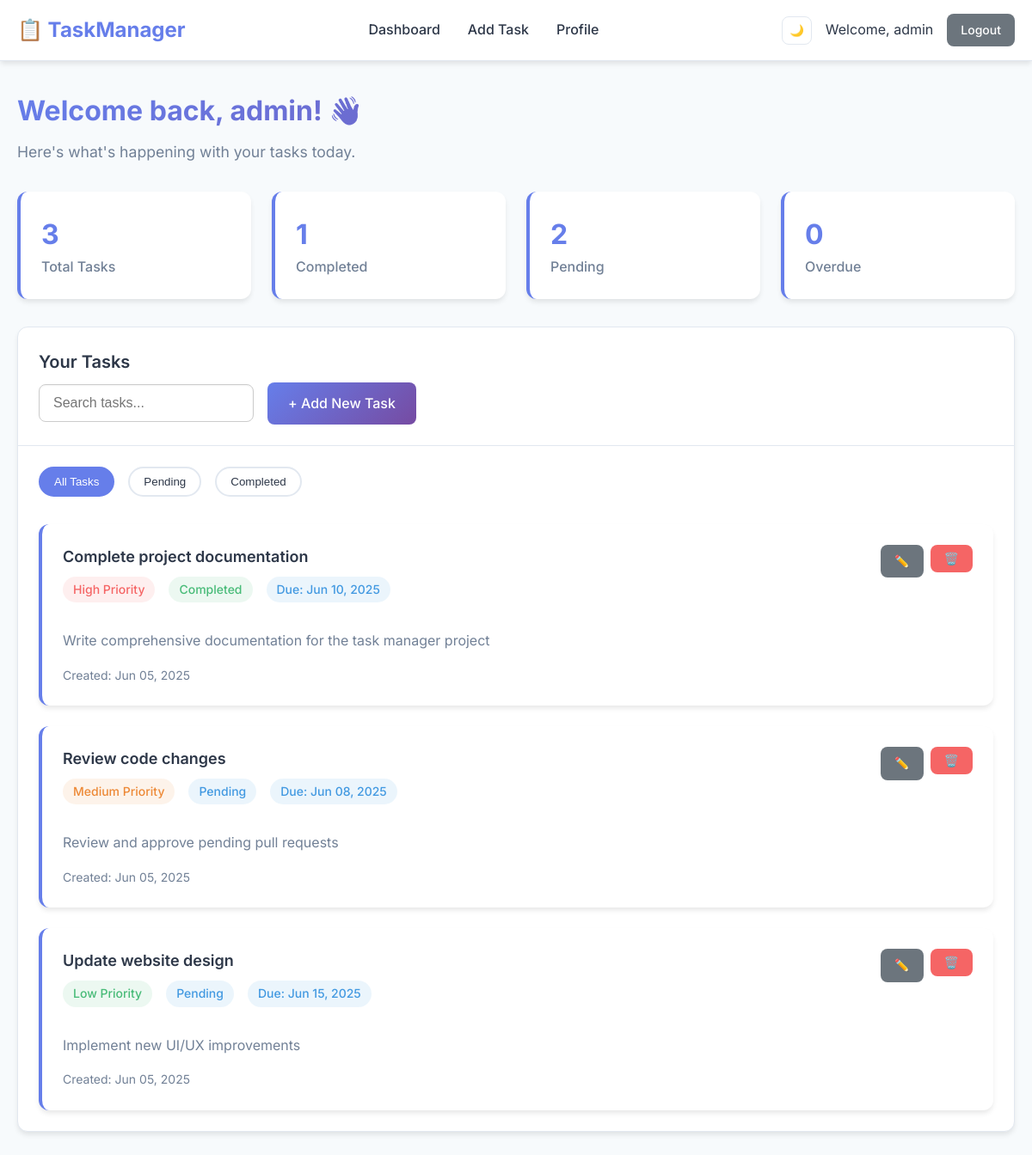
/pages/home.php (signed in), run on the app's committed database.
### tables this page shows
CREATE TABLE tasks (
    id INT AUTO_INCREMENT PRIMARY KEY,
    user_id INT NOT NULL,
    title VARCHAR(100) NOT NULL,
    description TEXT,
    priority ENUM('low', 'medium', 'high') DEFAULT 'medium',
    status ENUM('pending', 'in_progress', 'completed') DEFAULT 'pending',
    due_date DATE NULL,
    created_at TIMESTAMP DEFAULT CURRENT_TIMESTAMP,
    updated_at TIMESTAMP DEFAULT CURRENT_TIMESTAMP ON UPDATE CURRENT_TIMESTAMP,
    FOREIGN KEY (user_id) REFERENCES users(id) ON DELETE CASCADE,
    INDEX idx_user_id (user_id),
    INDEX idx_status (status),
    INDEX idx_priority (priority),
    INDEX idx_due_date (due_date)
);

### includes/functions.php (called while the page is built, shortened)
<?php
function isLoggedIn() {
    return isset($_SESSION['user_id']);
}
function sanitize($data) {
    return htmlspecialchars(trim($data));
}
function getTaskStats($pdo, $user_id) {
    $stmt = $pdo->prepare("SELECT
        COUNT(*) as total,
        SUM(CASE WHEN status = 'completed' THEN 1 ELSE 0 END) as completed,
        SUM(CASE WHEN status = 'pending' THEN 1 ELSE 0 END) as pending,
        SUM(CASE WHEN due_date < CURDATE() AND status = 'pending' THEN 1 ELSE 0 END) as overdue
        FROM tasks WHERE user_id = ?");
    $stmt->execute([$user_id]);
    return $stmt->fetch();
}
function formatDate($date) {
    return date('M d, Y', strtotime($date));
}
function getPriorityClass($priority) {
    switch($priority) {
        case 'high': return 'priority-high';
        case 'medium': return 'priority-medium';
        case 'low': return 'priority-low';
    }
}
function getStatusClass($status) {
    return $status === 'completed' ? 'status-completed' : 'status-pending';
}
?>

### pages/home.php (the view, shortened to what this page needs)
<?php
require_once '../includes/header.php';
$stats = getTaskStats($pdo, $_SESSION['user_id']);
$filter = isset($_GET['filter']) ? $_GET['filter'] : 'all';
$search = isset($_GET['search']) ? $_GET['search'] : '';
$query = "SELECT * FROM tasks WHERE user_id = ?";
$params = [$_SESSION['user_id']];
$query .= " ORDER BY created_at DESC";
$stmt = $pdo->prepare($query);
$stmt->execute($params);
$tasks = $stmt->fetchAll();
?>
<div class="dashboard-header">
    <h1 class="welcome-text">Welcome back, <?php echo sanitize($_SESSION['username']); ?>! 👋</h1>
    <p style="color: var(--text-secondary); font-size: 1.1rem;">Here's what's happening with your tasks today.</p>
</div>
<div class="stats-grid">
    <div class="stat-card">
        <div class="stat-number"><?php echo $stats['total']; ?></div>
        <div class="stat-label">Total Tasks</div>
    </div>
    <div class="stat-card">
        <div class="stat-number"><?php echo $stats['completed']; ?></div>
        <div class="stat-label">Completed</div>
    </div>
    <div class="stat-card">
        <div class="stat-number"><?php echo $stats['pending']; ?></div>
        <div class="stat-label">Pending</div>
    </div>
    <div class="stat-card">
        <div class="stat-number"><?php echo $stats['overdue']; ?></div>
        <div class="stat-label">Overdue</div>
    </div>
</div>
<div class="card">
    <div class="card-header">
        <h2 class="card-title">Your Tasks</h2>
        <div style="display: flex; gap: 1rem; align-items: center; flex-wrap: wrap;">
            <input type="text" id="search" placeholder="Search tasks..." class="form-input"
                   style="max-width: 250px;" value="<?php echo sanitize($search); ?>">
            <a href="add_task.php" class="btn btn-primary">+ Add New Task</a>
        </div>
    </div>
    <div class="card-body">
        <div class="task-filters">
            <button class="filter-btn <?php echo $filter === 'all' ? 'active' : ''; ?>"
                    onclick="filterTasks('all')">All Tasks</button>
            <button class="filter-btn <?php echo $filter === 'pending' ? 'active' : ''; ?>"
                    onclick="filterTasks('pending')">Pending</button>
            <button class="filter-btn <?php echo $filter === 'completed' ? 'active' : ''; ?>"
                    onclick="filterTasks('completed')">Completed</button>
        </div>
        <?php if (empty($tasks)): ?>
            <div style="text-align: center; padding: 3rem; color: var(--text-secondary);">
                <h3>No tasks found</h3>
                <p>Start by creating your first task!</p>
                <a href="add_task.php" class="btn btn-primary" style="margin-top: 1rem;">Create Task</a>
            </div>
        <?php else: ?>
            <div class="tasks-grid">
                <?php foreach ($tasks as $task): ?>
                    <div class="task-card" data-status="<?php echo $task['status']; ?>">
                        <div class="task-header">
                            <div style="flex-grow: 1;">
                                <h3 class="task-title"><?php echo sanitize($task['title']); ?></h3>
                                <div class="task-meta">
                                    <span class="task-priority <?php echo getPriorityClass($task['priority']); ?>">
                                        <?php echo ucfirst($task['priority']); ?> Priority
                                    </span>
                                    <span class="task-status <?php echo getStatusClass($task['status']); ?>">
                                        <?php echo ucfirst($task['status']); ?>
                                    </span>
                                    <?php if ($task['due_date']): ?>
                                        <span class="task-due" style="background: rgba(66, 153, 225, 0.1); color: var(--info-color);">
                                            Due: <?php echo formatDate($task['due_date']); ?>
                                        </span>
                                    <?php endif; ?>
                                </div>
                            </div>
                            <div class="task-actions">
                                <a href="edit_task.php?id=<?php echo $task['id']; ?>" class="btn btn-sm btn-secondary" title="Edit Task">✏️</a>
                                <form method="POST" action="../actions/task_actions.php" style="display: inline;"
                                      onsubmit="return confirmDelete(<?php echo $task['id']; ?>, '<?php echo sanitize($task['title']); ?>')">
                                    <button type="submit" class="btn btn-sm btn-danger" title="Delete Task">🗑️</button>
                                </form>
                            </div>
                        </div>
                        <?php if ($task['description']): ?>
                            <div class="task-description">
                                <?php echo nl2br(sanitize($task['description'])); ?>
                            </div>
                        <?php endif; ?>
                        <div style="font-size: 0.875rem; color: var(--text-secondary); margin-top: 1rem;">
                            Created: <?php echo formatDate($task['created_at']); ?>
                        </div>
                    </div>
                <?php endforeach; ?>
            </div>
        <?php endif; ?>
    </div>
</div>
<?php require_once '../includes/footer.php'; ?>

### includes/header.php (shortened to what this page needs)
<?php
require_once 'functions.php';
?>
<!DOCTYPE html>
<html lang="en">
<head>
    <link rel="stylesheet" href="../css/style.css">
    <link rel="stylesheet" href="../css/style2.css">
</head>
<body>
    <?php if (isLoggedIn()): ?>
    <header class="header">
        <div class="container">
            <nav class="navbar">
                <a href="home.php" class="logo">📋 TaskManager</a>
                <ul class="nav-links">
                    <li><a href="home.php">Dashboard</a></li>
                    <li><a href="add_task.php">Add Task</a></li>
                    <li><a href="profile.php">Profile</a></li>
                </ul>
                <div class="user-menu">
                    <button id="theme-toggle" class="theme-toggle" title="Toggle Theme">🌙</button>
                    <span>Welcome, <?php echo sanitize($_SESSION['username']); ?></span>
                    <a href="../actions/logout.php" class="btn btn-secondary btn-sm">Logout</a>
                </div>
            </nav>
        </div>
    </header>
    <?php endif; ?>
    <main class="main">
        <div class="container">

### includes/footer.php (shortened to what this page needs)
</div>
    </main>
</body>
</html>

### css/style2.css (style rules this page uses)
input[type="text"], input[type="email"], input[type="date"], input[type="password"], textarea, select { padding: 0.75rem 1rem; font-size: 1rem; border: 1px solid #ccc; border-radius: 8px; background-color: #fff; color: #333; outline: none; transition: all 0.2s ease-in-out; box-shadow: inset 0 1px 2px rgba(0, 0, 0, 0.05); }
.btn-secondary { background-color: #6c757d; color: white; }

### data on the page
tasks: title "Complete project documentation", priority "High", status "Completed", due_date "Jun 10, 2025", description "Write comprehensive documentation for the task manager project", created_at "Jun 05, 2025"
tasks: title "Review code changes", priority "Medium", status "Pending", due_date "Jun 08, 2025", description "Review and approve pending pull requests", created_at "Jun 05, 2025"
tasks: title "Update website design", priority "Low", status "Pending", due_date "Jun 15, 2025", description "Implement new UI/UX improvements", created_at "Jun 05, 2025"

### other printed values
$_SESSION['username'] "admin"
$stats['total'] "3"
$stats['completed'] "1"
$stats['pending'] "2"
$stats['overdue'] "0"
